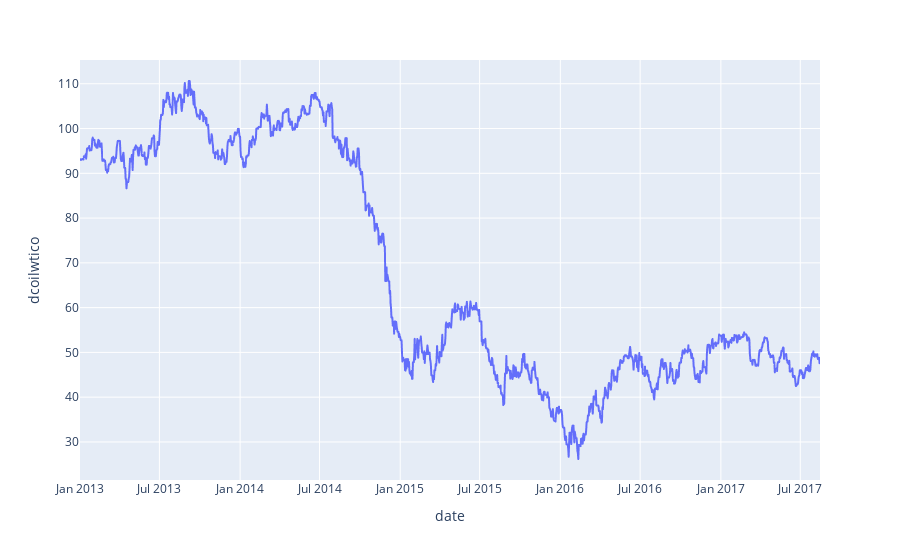

Notebook code cell kept with this figure:
### Markdown cell above
#### Oil Price - Impact on Sales

### Code cell
#Αυτο εχει και αλλη δουλεια
px.line(daily_oil,x='date',y='dcoilwtico')

### Figure 1 — Plotly figure (JSON) as saved in the notebook; plotly's stock layout.template omitted (floating-point values rounded to 4 significant figures; data arrays with more than 128 entries replaced by an {"elided": "..."} marker saying what was removed)
{"data": [{"hovertemplate": "date=%{x}<br>dcoilwtico=%{y}<extra></extra>", "legendgroup": "", "line": {"color": "#636efa", "dash": "solid"}, "marker": {"symbol": "circle"}, "mode": "lines", "name": "", "showlegend": false, "type": "scattergl", "x": {"elided": "1684 str values"}, "xaxis": "x", "y": {"elided": "1684 float values"}, "yaxis": "y"}], "layout": {"legend": {"tracegroupgap": 0}, "margin": {"t": 60}, "xaxis": {"anchor": "y", "domain": [0, 1], "title": {"text": "date"}}, "yaxis": {"anchor": "x", "domain": [0, 1], "title": {"text": "dcoilwtico"}}}}
